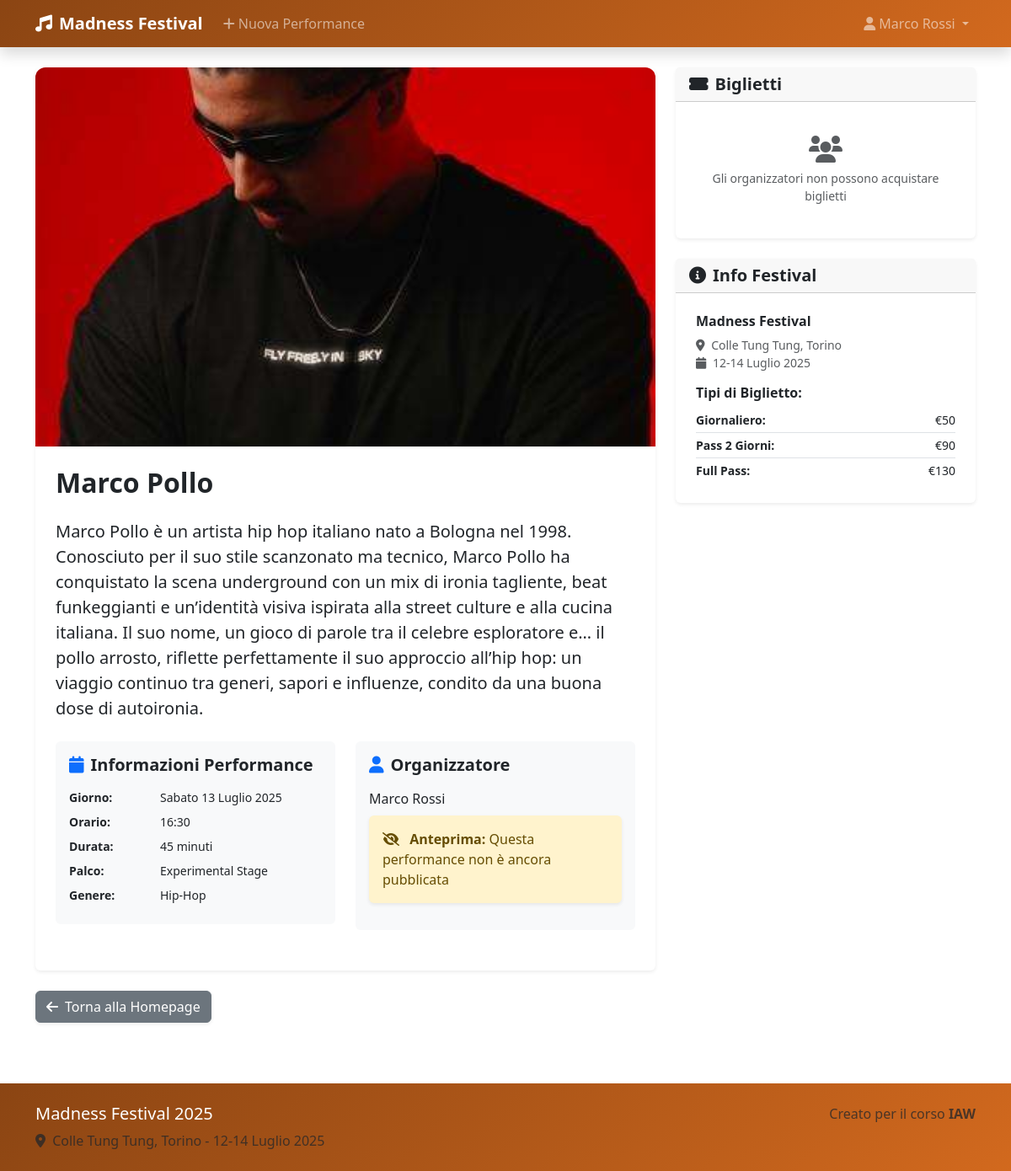
The page /performance/24 (signed in) on the database as committed earlier.
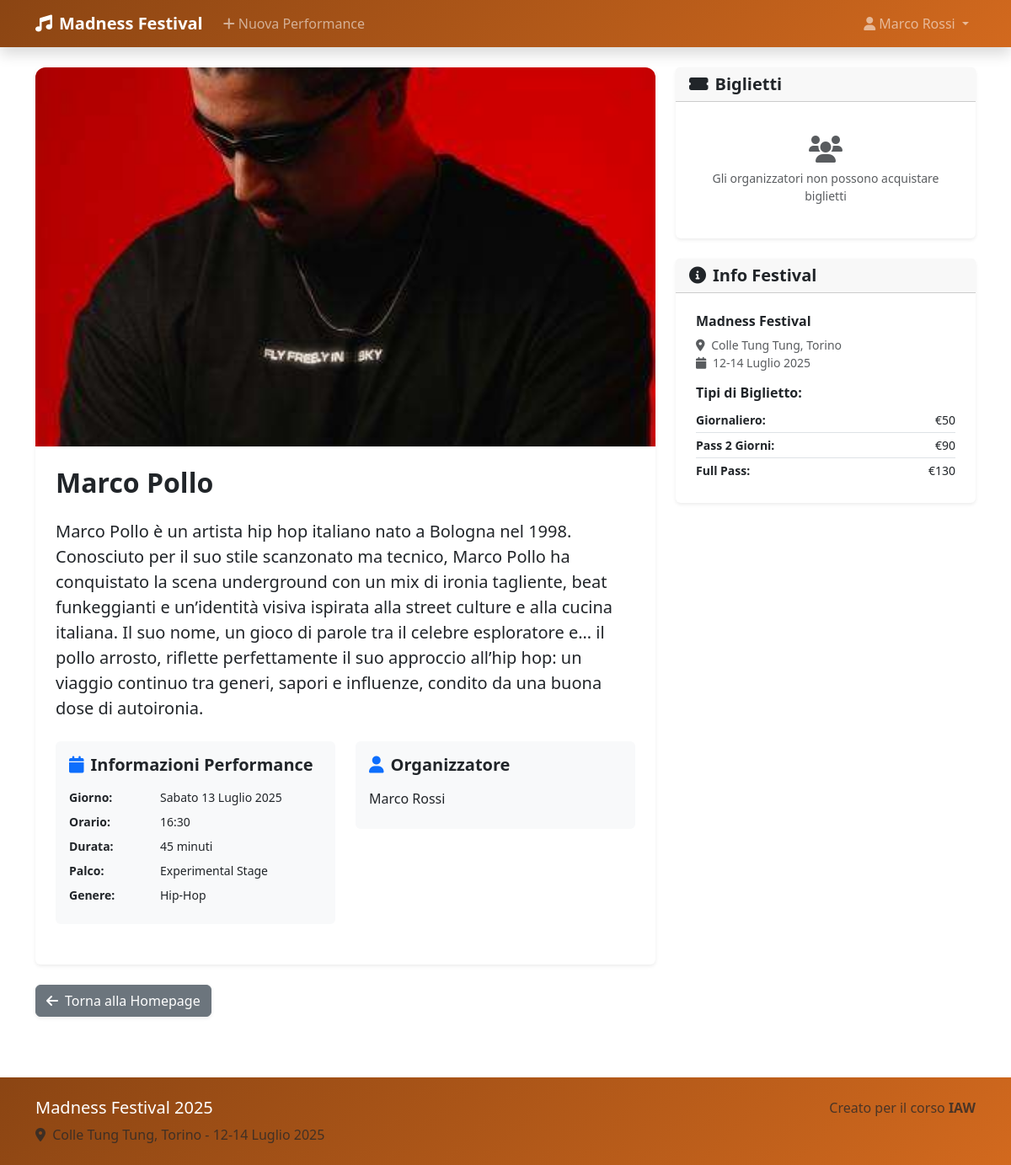
The same page on the database as committed later.
### tables this page shows
CREATE TABLE "users" (
	"id"	INTEGER,
	"email"	TEXT NOT NULL UNIQUE,
	"password"	TEXT NOT NULL,
	"full_name"	TEXT NOT NULL,
	"user_type"	TEXT NOT NULL CHECK("user_type" IN ('participant', 'organizer')),
	"created_at"	TIMESTAMP DEFAULT CURRENT_TIMESTAMP,
	PRIMARY KEY("id" AUTOINCREMENT)
);

CREATE TABLE performances (
            id INTEGER PRIMARY KEY AUTOINCREMENT,
            artist_name TEXT UNIQUE NOT NULL,
            day TEXT NOT NULL,
            start_time TEXT NOT NULL,
            duration INTEGER NOT NULL,
            description TEXT NOT NULL,
            stage_id INTEGER NOT NULL,
            genre TEXT NOT NULL,
            performance_image TEXT DEFAULT '',
            organizer_id INTEGER NOT NULL,
            published BOOLEAN DEFAULT 0,
            created_at TIMESTAMP DEFAULT CURRENT_TIMESTAMP,
            FOREIGN KEY (organizer_id) REFERENCES users (id),
            FOREIGN KEY (stage_id) REFERENCES stages (id)
        );

### app.py (the view)
@app.route("/performance/<int:id>")
def performance_detail(id):
    performance = performances_dao.get_performance(id)
    if not performance or (not performance['published'] and
                          (not current_user.is_authenticated or current_user.user_type != 'organizer')):
        abort(404)
    return render_template("performance_detail.html",
                           performance=performance,
                           festival_name=FESTIVAL_NAME,
                           festival_location=FESTIVAL_LOCATION)

### app.py (called while the page is built)
@login_manager.user_loader
def load_user(user_id):
    db_user = users_dao.get_user_by_id(user_id)
    if db_user:
        return User(
            id=db_user['id'],
            email=db_user['email'],
            full_name=db_user['full_name'],
            user_type=db_user['user_type'],
            profile_image=db_user['profile_image'] if 'profile_image' in db_user else None
        )
    return None

### performances_dao.py (called while the page is built)
def get_performance(performance_id):
    sql = '''SELECT p.*, u.full_name as organizer_name
             FROM performances p
             JOIN users u ON p.organizer_id = u.id
             WHERE p.id = ?'''
    conn = sqlite3.connect('db/festival.db')
    conn.row_factory = sqlite3.Row
    cursor = conn.cursor()
    cursor.execute(sql, (performance_id,))
    performance = cursor.fetchone()
    cursor.close()
    conn.close()
    return performance

### users_dao.py (called while the page is built)
def get_user_by_id(user_id):
    sql = 'SELECT * FROM users WHERE id = ?'
    conn = sqlite3.connect('db/festival.db')
    conn.row_factory = sqlite3.Row
    cursor = conn.cursor()
    cursor.execute(sql, (user_id,))
    user = cursor.fetchone()
    cursor.close()
    conn.close()
    return user if user else None

### templates/performance_detail.html (shortened to what this page needs)
{% extends "base.html" %}
{% block title %}{{ performance.artist_name }} - {{ super() }}{% endblock %} {%
block content %} {% set stage_names = { 1: 'Main Stage', 2: 'Secondary Stage',
3: 'Experimental Stage', } %}
<main class="container py-4">
  <div class="row">
    <div class="col-lg-8">
      <article class="card shadow-sm border-0">
        {% if performance.performance_image %}
        <img src="{{ url_for('static', filename='uploads/' + performance.performance_image) }}"
          class="card-img-top performance-image" alt="{{ performance.artist_name }}" loading="lazy">
        {% endif %}
        <div class="card-body p-4">
          <header class="mb-4">
            <h1 class="card-title h2 fw-bold mb-3">
              {{ performance.artist_name }}
            </h1>
          </header>
          <section class="mb-4">
            <p class="card-text lead">{{ performance.description }}</p>
          </section>
          <div class="row mt-4">
            <div class="col-md-6 mb-4">
              <section class="bg-light p-3 rounded">
                <h2 class="h5 fw-semibold mb-3">
                  <i class="fas fa-calendar me-2 text-primary"></i>Informazioni
                  Performance
                </h2>
                <dl class="row mb-0">
                  <dt class="col-sm-4 fw-semibold small">Giorno:</dt>
                  <dd class="col-sm-8 small">
                    {% if performance.day == '2025-07-12' %}Venerdì 12 Luglio
                    2025{% elif performance.day == '2025-07-13' %}Sabato 13
                    Luglio 2025{% else %}Domenica 14 Luglio 2025{% endif %}
                  </dd>
                  <dt class="col-sm-4 fw-semibold small">Orario:</dt>
                  <dd class="col-sm-8 small">{{ performance.start_time }}</dd>
                  <dt class="col-sm-4 fw-semibold small">Durata:</dt>
                  <dd class="col-sm-8 small">
                    {{ performance.duration }} minuti
                  </dd>
                  <dt class="col-sm-4 fw-semibold small">Palco:</dt>
                  <dd class="col-sm-8 small">
                    {{ stage_names.get(performance.stage_id, 'Palco
                    Sconosciuto') }}
                  </dd>
                  <dt class="col-sm-4 fw-semibold small">Genere:</dt>
                  <dd class="col-sm-8 small">{{ performance.genre }}</dd>
                </dl>
              </section>
            </div>
            <div class="col-md-6 mb-4">
              <section class="bg-light p-3 rounded">
                <h2 class="h5 fw-semibold mb-3">
                  <i class="fas fa-user me-2 text-primary"></i>Organizzatore
                </h2>
                <p class="mb-2">{{ performance.organizer_name }}</p>
                {% if not performance.published %}
                <div class="alert alert-warning border-0 shadow-sm">
                  <i class="fas fa-eye-slash me-2"></i>
                  <strong>Anteprima:</strong> Questa performance non è ancora
                  pubblicata
                </div>
                {% endif %}
              </section>
            </div>
          </div>
        </div>
      </article>
    </div>
    <aside class="col-lg-4">
      <section class="card shadow-sm border-0 mb-4">
        <header class="card-header">
          <h2 class="h5 mb-0 fw-semibold">
            <i class="fas fa-ticket-alt me-2"></i>Biglietti
          </h2>
        </header>
        <div class="card-body p-4">
          {% if current_user.is_authenticated and current_user.user_type ==
          'participant' %}
          <p class="text-muted mb-3">
            Per partecipare a questa performance, acquista uno dei nostri
            biglietti:
          </p>
          <a href="{{ url_for('buy_ticket') }}" class="btn btn-primary w-100 mb-2 shadow-sm">
            <i class="fas fa-shopping-cart me-2"></i>Acquista Biglietto
          </a>
          {% elif current_user.is_authenticated and current_user.user_type ==
          'organizer' %}
          <div class="text-center py-3">
            <i class="fas fa-users fa-2x text-muted mb-2"></i>
            <p class="text-muted mb-0 small">
              Gli organizzatori non possono acquistare biglietti
            </p>
          </div>
          {% endif %}
        </div>
      </section>
      <section class="card shadow-sm border-0">
        <header class="card-header">
          <h2 class="h5 mb-0 fw-semibold">
            <i class="fas fa-info-circle me-2"></i>Info Festival
          </h2>
        </header>
        <div class="card-body p-4">
          <h3 class="h6 fw-semibold mb-2">{{ festival_name }}</h3>
          <address class="small text-muted mb-3">
            <i class="fas fa-map-marker-alt me-1"></i>
            {{ festival_location }}<br />
            <i class="fas fa-calendar me-1"></i>
            <time datetime="2025-07-12/2025-07-14">12-14 Luglio 2025</time>
          </address>
          <h3 class="h6 fw-semibold mb-2">Tipi di Biglietto:</h3>
          <dl class="small ticket-prices mb-0">
            <div class="d-flex justify-content-between border-bottom py-1">
              <dt class="fw-semibold">Giornaliero:</dt>
              <dd class="mb-0">€50</dd>
            </div>
            <div class="d-flex justify-content-between border-bottom py-1">
              <dt class="fw-semibold">Pass 2 Giorni:</dt>
              <dd class="mb-0">€90</dd>
            </div>
            <div class="d-flex justify-content-between py-1">
              <dt class="fw-semibold">Full Pass:</dt>
              <dd class="mb-0">€130</dd>
            </div>
          </dl>
        </div>
      </section>
    </aside>
  </div>
  <nav class="row mt-4">
    <div class="col-12">
      <a href="{{ url_for('home') }}" class="btn btn-secondary shadow-sm">
        <i class="fas fa-arrow-left me-2"></i>Torna alla Homepage
      </a>
    </div>
  </nav>
</main>
{% endblock %}

### templates/base.html (shortened to what this page needs)
<!DOCTYPE html>
<html lang="it">
  <head>
    <link
      href="https://cdn.jsdelivr.net/npm/bootstrap@5.3.3/dist/css/bootstrap.min.css"
      rel="stylesheet"
    />
    <link
      href="https://cdnjs.cloudflare.com/ajax/libs/font-awesome/6.0.0/css/all.min.css"
      rel="stylesheet"
    />
    <link
      href="{{ url_for('static', filename='style.css') }}"
      rel="stylesheet"
    />
  </head>
  <body>
    <header>
      <nav class="navbar navbar-expand-lg navbar-dark shadow">
        <div class="container">
          <a class="navbar-brand fw-bold" href="{{ url_for('home') }}">
            <i class="fas fa-music me-2"></i>Madness Festival
          </a>
          <div class="collapse navbar-collapse" id="navbarNav">
            <ul class="navbar-nav me-auto">
              {% if current_user.is_authenticated and current_user.user_type ==
              'organizer' %}
              <li class="nav-item">
                <a class="nav-link" href="{{ url_for('new_performance') }}">
                  <i class="fas fa-plus me-1"></i>Nuova Performance
                </a>
              </li>
              {% endif %}
            </ul>
            <ul class="navbar-nav ms-auto">
              {% if current_user.is_authenticated %}
              <li class="nav-item dropdown">
                <a
                  class="nav-link dropdown-toggle"
                  href="#"
                  data-bs-toggle="dropdown"
                >
                  <i class="fas fa-user me-1"></i>{{ current_user.full_name }}
                </a>
              </li>
              {% endif %}
            </ul>
          </div>
        </div>
      </nav>
    </header>
    <main>{% block content %}{% endblock %}</main>
    <footer class="footer-festival py-4 mt-5">
      <div class="container">
        <div class="row">
          <div class="col-md-6">
            <h5 class="text-white">Madness Festival 2025</h5>
            <p class="text-muted mb-0">
              <i class="fas fa-map-marker-alt me-1"></i>
              Colle Tung Tung, Torino - 12-14 Luglio 2025
            </p>
          </div>
          <div class="col-md-6 text-md-end">
            <p class="text-muted mb-0">
              Creato per il corso <strong>IAW</strong>
            </p>
          </div>
        </div>
      </div>
    </footer>
  </body>
</html>

### static/style.css (style rules this page uses)
:root { --primary: #d2691e; --secondary: #f4a460; --accent: #ff7f50; --dark: #8b4513; --success: #228b22; --gradient-primary: linear-gradient(135deg, var(--primary), var(--secondary)); --gradient-dark: linear-gradient(135deg, var(--dark), var(--primary)); --gradient-success: linear-gradient(135deg, var(--success), var(--primary)); }
.navbar, .footer-festival { background: var(--gradient-dark) !important; color: white !important; }
.performance-image, .card-img-top { width: 100%; height: 450px; object-fit: cover; border-radius: 0.75rem 0.75rem 0 0; }

Rows that differ between the two databases and show on the page:
changed performances "Marco Pollo": published False → True (drawn)
Other text that changed with them:
text no longer shown: "Anteprima: Questa performance non è ancora pubblicata"
